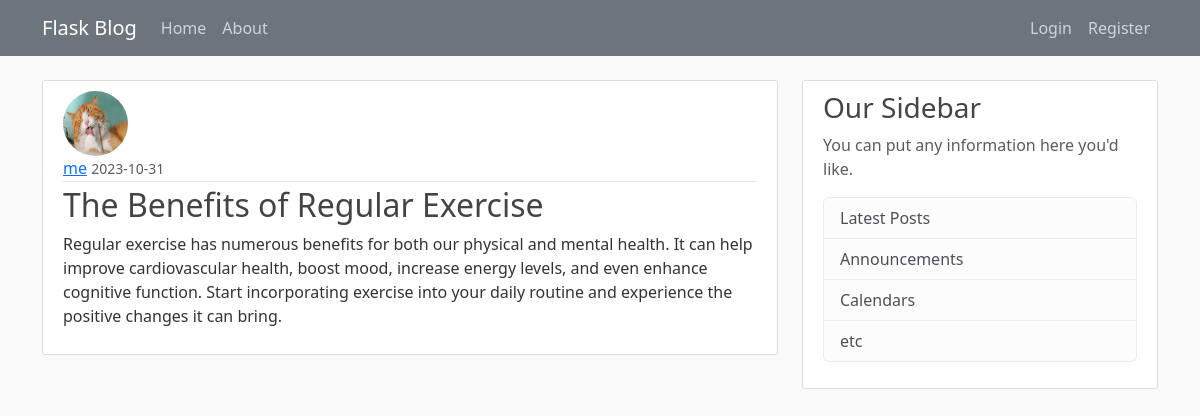
The app's page /post/4 with its own data.
### flaskblog/models.py (models this page shows, shortened)
class User(db.Model, UserMixin):
    id = db.Column(db.Integer, primary_key=True)
    username = db.Column(db.String(20), unique=True, nullable=False)
    email = db.Column(db.String(120), unique=True, nullable=False)
    image_file = db.Column(db.String(20), nullable=False, default='default.jpeg')
    password = db.Column(db.String(60), nullable=False)
    post = db.relationship('Post', backref='author', lazy=True)

class Post(db.Model):
    id = db.Column(db.Integer, primary_key=True)
    title = db.Column(db.String(100), nullable=False)
    date_posted = db.Column(db.DateTime, nullable=False, default=datetime.utcnow)
    content = db.Column(db.Text, nullable=False)
    user_id = db.Column(db.Integer, db.ForeignKey('user.id'), nullable=False)

### flaskblog/routes.py (the view)
@app.route("/post/<int:post_id>")
def post(post_id):
    post = Post.query.get_or_404(post_id)
    return render_template('post.html', title=post.title, post=post)

### flaskblog/templates/post.html (shortened to what this page needs)
{% extends "layout.html" %}
{% block content %}
    <article class="media content-section">
        <img class="rounded-circle article-img" src="{{ url_for('static', filename='profile_pics/' + post.author.image_file) }}">
        <div class="media-body">
            <div class="article-metadata">
            <a class="mr-2" href="{{ url_for('user_posts', username=post.author.username) }}">{{ post.author.username }}</a>
            <small class="text-muted">{{ post.date_posted.strftime('%Y-%m-%d') }}</small>
            </div>
            <h2 class="article-title">{{ post.title }}</h2>
            <p class="article-content">{{ post.content }}</p>
        </div>
    </article>
{% endblock content %}

### flaskblog/static/main.css (style rules this page uses)
body { background: #fafafa; color: #333333; margin-top: 5rem; }
h1, h2, h3, h4, h5, h6 { color: #444444; }
.content-section { background: #ffffff; padding: 10px 20px; border: 1px solid #dddddd; border-radius: 3px; margin-bottom: 20px; }
.article-title { color: #444444; }
.article-content { white-space: pre-line; }
.article-img { height: 65px; width: 65px; margin-right: 16px; }
.article-metadata { padding-bottom: 1px; margin-bottom: 4px; border-bottom: 1px solid #e3e3e3 }

### records on screen
User: image_file (placeholder picture), author.username "me"
Post: date_posted "2023-10-31", title "The Benefits of Regular Exercise", content "Regular exercise has numerous benefits for both our physical and mental health. It can help improve cardiovascular health, boost mood, increase energy levels, and even enhance cognitive function. Start incorporating exercise into your daily routine and experience the positive changes it can bring."
